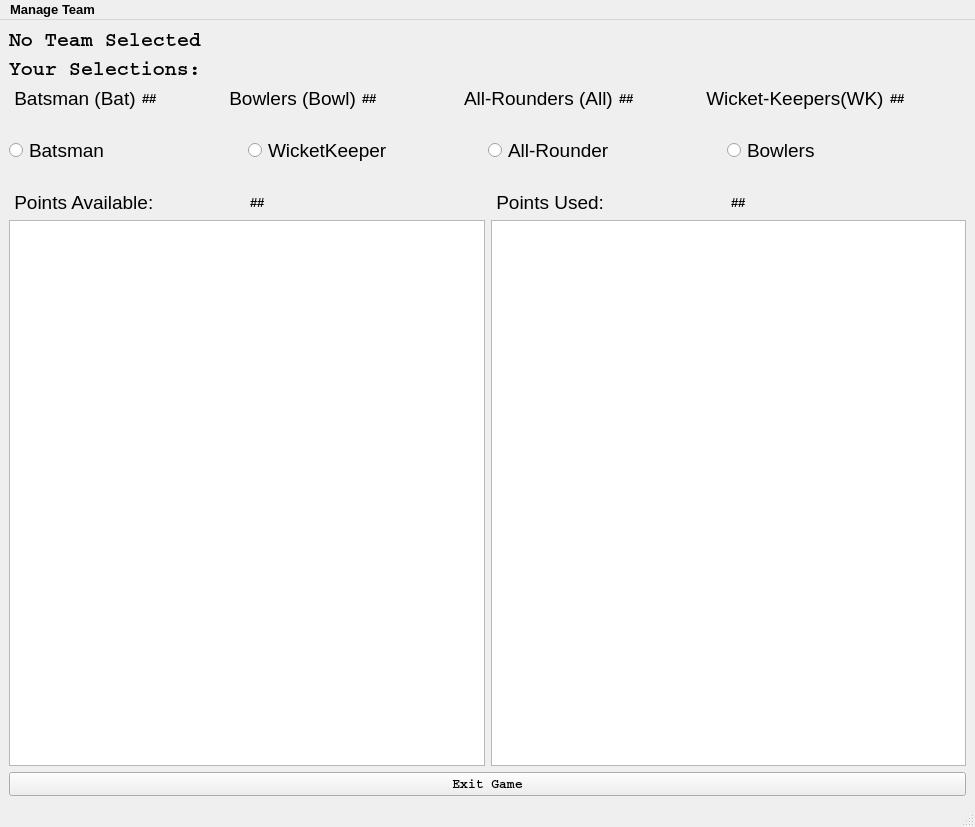
<?xml version="1.0" encoding="UTF-8"?>
<ui version="4.0">
 <class>MainWindow</class>
 <widget class="QMainWindow" name="MainWindow">
  <property name="geometry">
   <rect>
    <x>0</x>
    <y>0</y>
    <width>975</width>
    <height>827</height>
   </rect>
  </property>
  <property name="windowTitle">
   <string>MainWindow</string>
  </property>
  <widget class="QWidget" name="centralwidget">
   <layout class="QGridLayout" name="gridLayout">
    <item row="1" column="0">
     <layout class="QHBoxLayout" name="horizontalLayout_3" stretch="0,0,0,0">
      <property name="spacing">
       <number>0</number>
      </property>
      <property name="sizeConstraint">
       <enum>QLayout::SetMaximumSize</enum>
      </property>
      <property name="leftMargin">
       <number>0</number>
      </property>
      <property name="topMargin">
       <number>20</number>
      </property>
      <property name="bottomMargin">
       <number>20</number>
      </property>
      <item>
       <widget class="QRadioButton" name="Batsman_2">
        <property name="font">
         <font>
          <family>Arial</family>
          <pointsize>14</pointsize>
          <weight>50</weight>
          <bold>false</bold>
         </font>
        </property>
        <property name="tabletTracking">
         <bool>false</bool>
        </property>
        <property name="acceptDrops">
         <bool>false</bool>
        </property>
        <property name="toolTipDuration">
         <number>20</number>
        </property>
        <property name="styleSheet">
         <string notr="true">Batmans</string>
        </property>
        <property name="text">
         <string>Batsman</string>
        </property>
       </widget>
      </item>
      <item>
       <widget class="QRadioButton" name="Wk_2">
        <property name="font">
         <font>
          <family>Arial</family>
          <pointsize>14</pointsize>
          <weight>50</weight>
          <bold>false</bold>
         </font>
        </property>
        <property name="text">
         <string>WicketKeeper</string>
        </property>
       </widget>
      </item>
      <item>
       <widget class="QRadioButton" name="Allrounder_2">
        <property name="font">
         <font>
          <family>Arial</family>
          <pointsize>14</pointsize>
          <weight>50</weight>
          <bold>false</bold>
         </font>
        </property>
        <property name="text">
         <string>All-Rounder</string>
        </property>
        <property name="checked">
         <bool>false</bool>
        </property>
       </widget>
      </item>
      <item>
       <widget class="QRadioButton" name="Bowlers_2">
        <property name="font">
         <font>
          <family>Arial</family>
          <pointsize>14</pointsize>
          <weight>50</weight>
          <bold>false</bold>
         </font>
        </property>
        <property name="text">
         <string>Bowlers</string>
        </property>
       </widget>
      </item>
     </layout>
    </item>
    <item row="2" column="0">
     <layout class="QHBoxLayout" name="horizontalLayout_2">
      <item>
       <widget class="QLabel" name="ptavail">
        <property name="font">
         <font>
          <family>Arial</family>
          <pointsize>14</pointsize>
          <weight>50</weight>
          <bold>false</bold>
         </font>
        </property>
        <property name="text">
         <string> Points Available:</string>
        </property>
       </widget>
      </item>
      <item>
       <widget class="QLabel" name="ptavail_count">
        <property name="font">
         <font>
          <family>Arial</family>
          <pointsize>10</pointsize>
          <weight>75</weight>
          <bold>true</bold>
         </font>
        </property>
        <property name="text">
         <string>##</string>
        </property>
       </widget>
      </item>
      <item>
       <widget class="QLabel" name="ptused">
        <property name="font">
         <font>
          <family>Arial</family>
          <pointsize>14</pointsize>
          <weight>50</weight>
          <bold>false</bold>
         </font>
        </property>
        <property name="text">
         <string> Points Used:</string>
        </property>
       </widget>
      </item>
      <item>
       <widget class="QLabel" name="ptused_count">
        <property name="font">
         <font>
          <family>Arial</family>
          <pointsize>10</pointsize>
          <weight>75</weight>
          <bold>true</bold>
         </font>
        </property>
        <property name="text">
         <string>##</string>
        </property>
       </widget>
      </item>
     </layout>
    </item>
    <item row="3" column="0">
     <layout class="QHBoxLayout" name="horizontalLayout_4">
      <item>
       <widget class="QListWidget" name="listWidget">
        <property name="minimumSize">
         <size>
          <width>472</width>
          <height>501</height>
         </size>
        </property>
       </widget>
      </item>
      <item>
       <widget class="QListWidget" name="listWidget_2">
        <property name="minimumSize">
         <size>
          <width>472</width>
          <height>501</height>
         </size>
        </property>
       </widget>
      </item>
     </layout>
    </item>
    <item row="4" column="0">
     <widget class="QPushButton" name="pushButton">
      <property name="font">
       <font>
        <family>Courier</family>
        <pointsize>10</pointsize>
        <weight>75</weight>
        <bold>true</bold>
       </font>
      </property>
      <property name="text">
       <string>Exit Game</string>
      </property>
     </widget>
    </item>
    <item row="0" column="0">
     <layout class="QVBoxLayout" name="verticalLayout">
      <item>
       <widget class="QLabel" name="TeamName">
        <property name="font">
         <font>
          <family>Courier</family>
          <pointsize>15</pointsize>
          <weight>75</weight>
          <bold>true</bold>
         </font>
        </property>
        <property name="text">
         <string>No Team Selected</string>
        </property>
       </widget>
      </item>
      <item>
       <widget class="QLabel" name="Selection">
        <property name="font">
         <font>
          <family>Courier</family>
          <pointsize>15</pointsize>
          <weight>75</weight>
          <bold>true</bold>
         </font>
        </property>
        <property name="text">
         <string>Your Selections:</string>
        </property>
       </widget>
      </item>
      <item>
       <layout class="QHBoxLayout" name="horizontalLayout">
        <item>
         <widget class="QLabel" name="batsman">
          <property name="font">
           <font>
            <family>Arial</family>
            <pointsize>14</pointsize>
            <weight>50</weight>
            <bold>false</bold>
           </font>
          </property>
          <property name="text">
           <string> Batsman (Bat)</string>
          </property>
         </widget>
        </item>
        <item>
         <widget class="QLabel" name="batsmancount">
          <property name="font">
           <font>
            <family>Arial</family>
            <pointsize>10</pointsize>
            <weight>75</weight>
            <bold>true</bold>
           </font>
          </property>
          <property name="text">
           <string>##</string>
          </property>
         </widget>
        </item>
        <item>
         <widget class="QLabel" name="bowlers">
          <property name="font">
           <font>
            <family>Arial</family>
            <pointsize>14</pointsize>
            <weight>50</weight>
            <bold>false</bold>
           </font>
          </property>
          <property name="text">
           <string> Bowlers (Bowl)</string>
          </property>
         </widget>
        </item>
        <item>
         <widget class="QLabel" name="bowlerscount">
          <property name="font">
           <font>
            <pointsize>10</pointsize>
            <weight>75</weight>
            <bold>true</bold>
           </font>
          </property>
          <property name="text">
           <string>##</string>
          </property>
         </widget>
        </item>
        <item>
         <widget class="QLabel" name="allrounder">
          <property name="font">
           <font>
            <family>Arial</family>
            <pointsize>14</pointsize>
            <weight>50</weight>
            <bold>false</bold>
           </font>
          </property>
          <property name="text">
           <string>    All-Rounders (All)</string>
          </property>
         </widget>
        </item>
        <item>
         <widget class="QLabel" name="allroundercount">
          <property name="font">
           <font>
            <family>Arial</family>
            <pointsize>10</pointsize>
            <weight>75</weight>
            <bold>true</bold>
           </font>
          </property>
          <property name="text">
           <string>##</string>
          </property>
         </widget>
        </item>
        <item>
         <widget class="QLabel" name="wicketkeepers">
          <property name="font">
           <font>
            <family>Arial</family>
            <pointsize>14</pointsize>
            <weight>50</weight>
            <bold>false</bold>
           </font>
          </property>
          <property name="text">
           <string> Wicket-Keepers(WK)</string>
          </property>
         </widget>
        </item>
        <item>
         <widget class="QLabel" name="wkcount">
          <property name="font">
           <font>
            <pointsize>10</pointsize>
            <weight>75</weight>
            <bold>true</bold>
           </font>
          </property>
          <property name="text">
           <string>##</string>
          </property>
         </widget>
        </item>
       </layout>
      </item>
     </layout>
    </item>
   </layout>
  </widget>
  <widget class="QMenuBar" name="menubar">
   <property name="geometry">
    <rect>
     <x>0</x>
     <y>0</y>
     <width>975</width>
     <height>25</height>
    </rect>
   </property>
   <property name="font">
    <font>
     <family>Arial</family>
     <pointsize>10</pointsize>
     <weight>75</weight>
     <bold>true</bold>
    </font>
   </property>
   <widget class="QMenu" name="menuManage_Team">
    <property name="title">
     <string>Manage Team</string>
    </property>
    <addaction name="actionNew_Team"/>
    <addaction name="separator"/>
    <addaction name="actionOpen_Team"/>
    <addaction name="separator"/>
    <addaction name="actionSave_Team_2"/>
    <addaction name="separator"/>
    <addaction name="actionEvaluate_Score"/>
   </widget>
   <addaction name="menuManage_Team"/>
  </widget>
  <widget class="QStatusBar" name="statusbar"/>
  <action name="actionNew_Team">
   <property name="text">
    <string>New Team</string>
   </property>
   <property name="font">
    <font>
     <family>Arial</family>
     <pointsize>10</pointsize>
     <weight>75</weight>
     <bold>true</bold>
    </font>
   </property>
  </action>
  <action name="actionOpen_Team">
   <property name="text">
    <string>Open Team</string>
   </property>
   <property name="font">
    <font>
     <family>Arial</family>
     <pointsize>10</pointsize>
     <weight>75</weight>
     <bold>true</bold>
    </font>
   </property>
  </action>
  <action name="actionSave_Team">
   <property name="text">
    <string>Save Team</string>
   </property>
  </action>
  <action name="actionSave_Team_2">
   <property name="text">
    <string>Save Team</string>
   </property>
   <property name="font">
    <font>
     <family>Arial</family>
     <pointsize>10</pointsize>
     <weight>75</weight>
     <bold>true</bold>
    </font>
   </property>
  </action>
  <action name="actionEvaluate_Score">
   <property name="text">
    <string>Evaluate Score</string>
   </property>
   <property name="font">
    <font>
     <family>Arial</family>
     <pointsize>10</pointsize>
     <weight>75</weight>
     <bold>true</bold>
    </font>
   </property>
  </action>
 </widget>
 <resources/>
 <connections/>
</ui>
